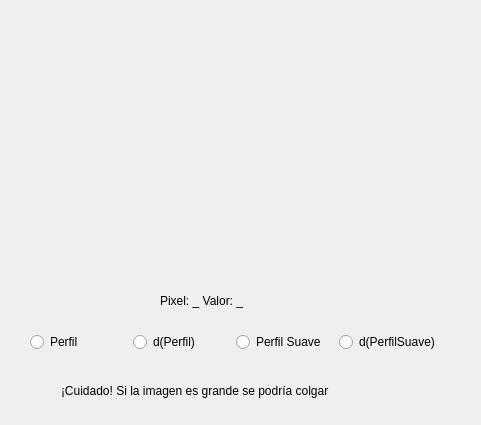
<?xml version="1.0" encoding="UTF-8"?>
<ui version="4.0">
 <class>Perfil</class>
 <widget class="QWidget" name="Perfil">
  <property name="geometry">
   <rect>
    <x>0</x>
    <y>0</y>
    <width>481</width>
    <height>425</height>
   </rect>
  </property>
  <property name="windowTitle">
   <string>Form</string>
  </property>
  <widget class="QWidget" name="layoutWidget">
   <property name="geometry">
    <rect>
     <x>30</x>
     <y>330</y>
     <width>410</width>
     <height>24</height>
    </rect>
   </property>
   <layout class="QHBoxLayout" name="horizontalLayout_2">
    <item>
     <widget class="QRadioButton" name="radioButtonPerfil">
      <property name="text">
       <string>Perfil</string>
      </property>
     </widget>
    </item>
    <item>
     <widget class="QRadioButton" name="radioButtondPerfil">
      <property name="text">
       <string>d(Perfil)</string>
      </property>
     </widget>
    </item>
    <item>
     <widget class="QRadioButton" name="radioButtonPerfilSuave">
      <property name="text">
       <string>Perfil Suave</string>
      </property>
     </widget>
    </item>
    <item>
     <widget class="QRadioButton" name="radioButtondPerfilSuave">
      <property name="text">
       <string>d(PerfilSuave)</string>
      </property>
     </widget>
    </item>
   </layout>
  </widget>
  <widget class="QLabel" name="labelPunto">
   <property name="geometry">
    <rect>
     <x>160</x>
     <y>290</y>
     <width>221</width>
     <height>21</height>
    </rect>
   </property>
   <property name="text">
    <string>Pixel: _ Valor: _</string>
   </property>
  </widget>
  <widget class="QLabel" name="label">
   <property name="geometry">
    <rect>
     <x>61</x>
     <y>380</y>
     <width>351</width>
     <height>21</height>
    </rect>
   </property>
   <property name="text">
    <string>¡Cuidado! Si la imagen es grande se podría colgar</string>
   </property>
  </widget>
 </widget>
 <resources/>
 <connections/>
</ui>
